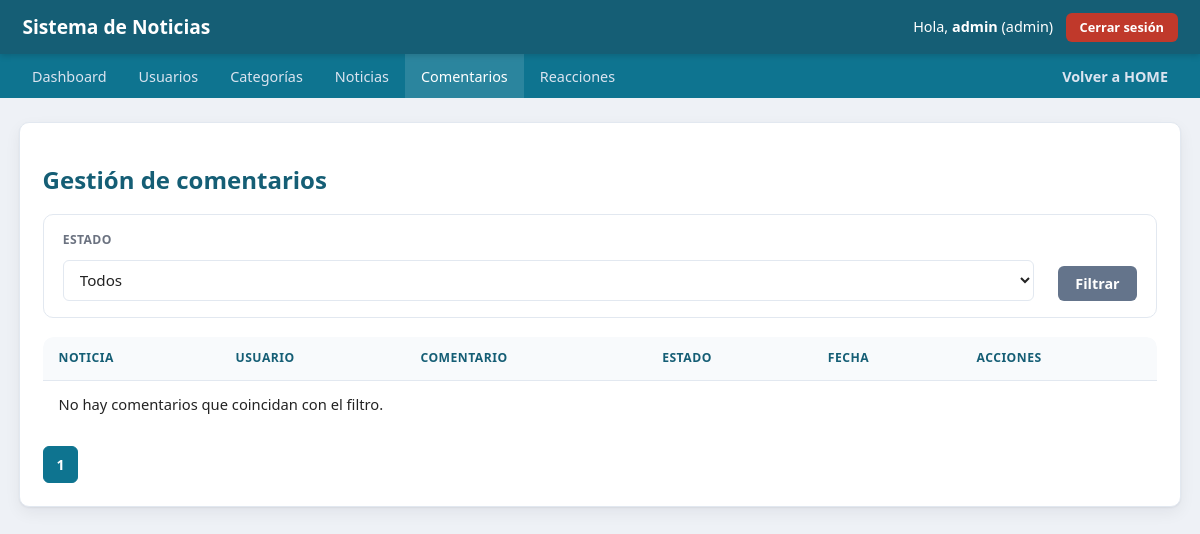
/views/admin/comments/list.php (signed in), run on an earlier commit of the app's database.
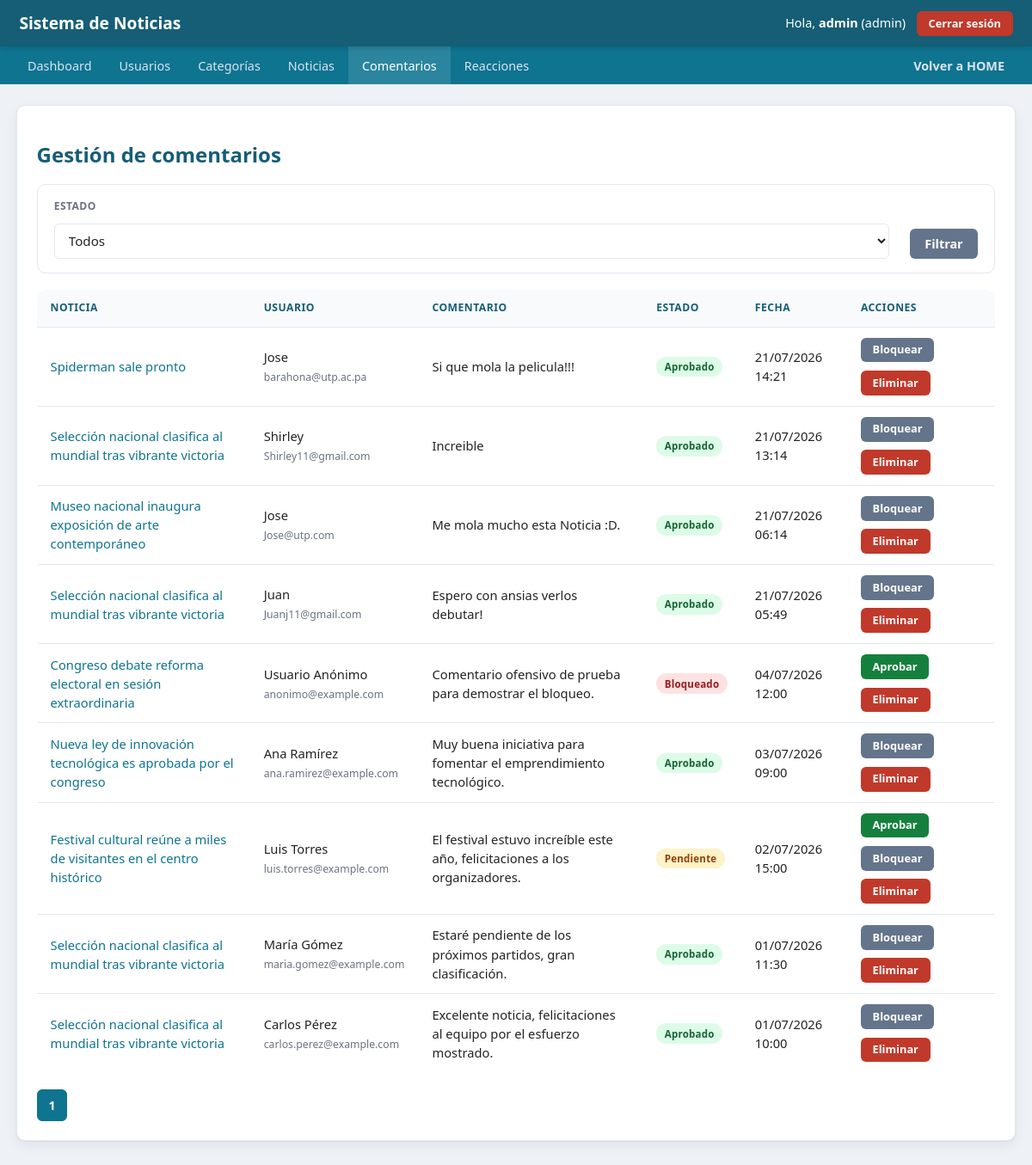
And on a later commit of the database.
### tables this page shows
CREATE TABLE IF NOT EXISTS `comentarios` (
  `id` int UNSIGNED NOT NULL AUTO_INCREMENT,
  `id_noticia` int UNSIGNED NOT NULL,
  `id_usuario` int UNSIGNED DEFAULT NULL,
  `nombre_usuario` varchar(100) NOT NULL,
  `email` varchar(150) NOT NULL,
  `comentario` text NOT NULL,
  `estado` enum('pendiente','aprobado','bloqueado') NOT NULL DEFAULT 'pendiente',
  `respuesta` text COMMENT 'Respuesta del administrador',
  `id_usuario_admin` int UNSIGNED DEFAULT NULL,
  `created_at` datetime NOT NULL DEFAULT CURRENT_TIMESTAMP,
  PRIMARY KEY (`id`),
  KEY `fk_comentarios_admin` (`id_usuario_admin`),
  KEY `idx_comentarios_estado` (`estado`),
  KEY `idx_comentarios_noticia` (`id_noticia`),
  KEY `fk_comentarios_usuario` (`id_usuario`)
);

CREATE TABLE IF NOT EXISTS `noticias` (
  `id` int UNSIGNED NOT NULL AUTO_INCREMENT,
  `titulo` varchar(200) NOT NULL,
  `contenido` text NOT NULL,
  `id_usuario` int UNSIGNED NOT NULL COMMENT 'Usuario que creó la noticia',
  `autor` varchar(120) DEFAULT NULL COMMENT 'Autor visible (opcional, distinto del usuario del sistema)',
  `video_url` varchar(255) DEFAULT NULL COMMENT 'Enlace embebible de YouTube/Vimeo (opcional)',
  `id_categoria` int UNSIGNED NOT NULL,
  `publicado` tinyint(1) NOT NULL DEFAULT '0',
  `activo` tinyint(1) NOT NULL DEFAULT '1' COMMENT 'Baja lógica',
  `firma_digital` varchar(64) NOT NULL COMMENT 'HMAC-SHA256 de integridad',
  `created_at` datetime NOT NULL DEFAULT CURRENT_TIMESTAMP,
  `updated_at` datetime DEFAULT NULL ON UPDATE CURRENT_TIMESTAMP,
  PRIMARY KEY (`id`),
  KEY `fk_noticias_usuario` (`id_usuario`),
  KEY `idx_noticias_publicado_activo` (`publicado`,`activo`),
  KEY `idx_noticias_categoria` (`id_categoria`),
  KEY `idx_noticias_fecha` (`created_at`)
);

### config/bootstrap.php (called while the page is built, shortened)
<?php
require_once ROOT_PATH . '/core/Database.php';
require_once ROOT_PATH . '/core/Validator.php';
require_once ROOT_PATH . '/core/BaseModel.php';
require_once ROOT_PATH . '/helpers/functions.php';
spl_autoload_register(function (string $class) {
    $paths = [
        ROOT_PATH . "/models/{$class}.php",
        ROOT_PATH . "/controllers/{$class}.php",
    ];
    foreach ($paths as $path) {
        if (file_exists($path)) {
            return;
        }
    }
});

### config/database.php (called while the page is built)
<?php
return [
    'driver'   => 'mysql',
    'host'     => '127.0.0.1',
    'port'     => '3306',
    'database' => 'sistema_noticias',
    'username' => 'root',
    'password' => '',
    'charset'  => 'utf8mb4',
];

### core/Database.php (called while the page is built, shortened)
<?php
class Database
{
    private static ?Database $instance = null;
    private PDO $connection;
    private function __construct()
    {
        $config = require ROOT_PATH . '/config/database.php';
        $dsn = sprintf(
            '%s:host=%s;port=%s;dbname=%s;charset=%s',
            $config['driver'],
            $config['host'],
            $config['port'],
            $config['database'],
            $config['charset']
        );
        try {
            $this->connection = new PDO($dsn, $config['username'], $config['password'], [
                PDO::ATTR_ERRMODE            => PDO::ERRMODE_EXCEPTION,
                PDO::ATTR_DEFAULT_FETCH_MODE => PDO::FETCH_ASSOC,
                PDO::ATTR_EMULATE_PREPARES   => false,
            ]);
        } catch (PDOException $e) {
            throw new RuntimeException('No fue posible conectar a la base de datos.');
        }
    }
    public static function getInstance(): Database
    {
        if (self::$instance === null) {
            self::$instance = new self();
        }
        return self::$instance;
    }
    public function getConnection(): PDO
    {
        return $this->connection;
    }
}

### core/Validator.php (called while the page is built, shortened)
<?php
class Validator
{
    public static function sanitizeString(?string $value): string
    {
        $value = trim($value ?? '');
        $value = strip_tags($value);
        return $value;
    }
}

### controllers/CommentController.php (called while the page is built, shortened)
<?php
class CommentController extends BaseController
{
    private CommentModel $commentModel;
    public function __construct(bool $requireAdmin = true)
    {
        $this->commentModel = new CommentModel();
    }
    public function listPaginated(array $filters, int $page, int $perPage = 10): array
    {
        $page = max(1, $page);
        $offset = ($page - 1) * $perPage;
        $items = $this->commentModel->filter($filters, $perPage, $offset);
        $total = $this->commentModel->countFilter($filters);
        return [
            'items' => $items,
            'total' => $total,
            'page' => $page,
            'totalPages' => max(1, (int) ceil($total / $perPage)),
        ];
    }
}

### models/CommentModel.php (called while the page is built, shortened)
<?php
class CommentModel extends BaseModel
{
    public function filter(array $filters, int $limit, int $offset): array
    {
        [$where, $params] = $this->buildWhere($filters);
        $sql = "SELECT c.*, n.titulo AS noticia_titulo
                FROM comentarios c
                INNER JOIN noticias n ON n.id = c.id_noticia
                {$where}
                ORDER BY c.created_at DESC
                LIMIT :limit OFFSET :offset";
        $stmt = $this->db->prepare($sql);
        $stmt->bindValue('limit', $limit, PDO::PARAM_INT);
        $stmt->bindValue('offset', $offset, PDO::PARAM_INT);
        $stmt->execute();
        return $stmt->fetchAll();
    }
    public function countFilter(array $filters): int
    {
        [$where, $params] = $this->buildWhere($filters);
        $sql = "SELECT COUNT(*) AS total FROM comentarios c INNER JOIN noticias n ON n.id = c.id_noticia {$where}";
        $stmt = $this->db->prepare($sql);
        $stmt->execute($params);
        return (int) $stmt->fetch()['total'];
    }
    private function buildWhere(array $filters): array
    {
        $clauses = [];
        $params = [];
        $where = $clauses ? ('WHERE ' . implode(' AND ', $clauses)) : '';
        return [$where, $params];
    }
}

### core/BaseModel.php (called while the page is built, shortened)
<?php
abstract class BaseModel implements CrudInterface
{
    public function __construct()
    {
        $this->db = Database::getInstance()->getConnection();
    }
}

### helpers/functions.php (called while the page is built, shortened)
<?php
if (!function_exists('e')) {
    function e(?string $value): string
    {
        return htmlspecialchars($value ?? '', ENT_QUOTES, 'UTF-8');
    }
}
if (!function_exists('truncate')) {
    function truncate(string $text, int $length = 100): string
    {
        $plain = trim(strip_tags($text));
        if (mb_strlen($plain) <= $length) {
            return $plain;
        }
        return mb_substr($plain, 0, $length) . '...';
    }
}
if (!function_exists('formatDate')) {
    function formatDate(?string $date, string $format = 'd/m/Y H:i'): string
    {
        return (new DateTime($date))->format($format);
    }
}
if (!function_exists('buildPaginationLinks')) {
    function buildPaginationLinks(int $currentPage, int $totalPages): array
    {
        return range(max(1, $currentPage - 2), min($totalPages, $currentPage + 2));
    }
}

### views/admin/comments/list.php (the view, shortened to what the changed rows need)
<?php
require_once __DIR__ . '/../../../config/bootstrap.php';
$controller = new CommentController();
$filters = ['estado' => Validator::sanitizeString($_GET['estado'] ?? '')];
$filters = array_filter($filters, fn($v) => $v !== '');
$page = (int) ($_GET['page'] ?? 1);
$result = $controller->listPaginated($filters, $page, 10);
require ROOT_PATH . '/views/partials/admin_header.php';
require ROOT_PATH . '/views/partials/admin_menu.php';
?>
<div class="card">
    <h1>Gestión de comentarios</h1>
    <div class="table-responsive">
        <table>
            <thead>
                <tr><th>Noticia</th><th>Usuario</th><th>Comentario</th><th>Estado</th><th>Fecha</th><th>Acciones</th></tr>
            </thead>
            <tbody>
                <?php if (empty($result['items'])): ?>
                    <tr><td colspan="6">No hay comentarios que coincidan con el filtro.</td></tr>
                <?php endif; ?>
                <?php foreach ($result['items'] as $comment): ?>
                    <tr>
                        <td data-label="Noticia"><a href="<?= BASE_URL ?>/views/admin/news/detail.php?id=<?= (int) $comment['id_noticia'] ?>"><?= e($comment['noticia_titulo']) ?></a></td>
                        <td data-label="Usuario"><?= e($comment['nombre_usuario']) ?><br><small style="color:#6b7280"><?= e($comment['email']) ?></small></td>
                        <td data-label="Comentario"><?= e(truncate($comment['comentario'], 80)) ?></td>
                        <td data-label="Estado">
                            <?php
                            $estadoBadge = ['pendiente' => 'badge-warning', 'aprobado' => 'badge-success', 'bloqueado' => 'badge-danger'];
                            ?>
                            <span class="badge <?= $estadoBadge[$comment['estado']] ?? 'badge-muted' ?>"><?= e(ucfirst($comment['estado'])) ?></span>
                        </td>
                        <td data-label="Fecha"><?= formatDate($comment['created_at']) ?></td>
                        <td data-label="Acciones">
                            <div class="actions">
                                <?php if ($comment['estado'] !== 'aprobado'): ?>
                                    <form method="post" action="<?= BASE_URL ?>/views/admin/comments/list.php?<?= http_build_query($_GET) ?>">
                                        <button type="submit" class="btn btn-small btn-success">Aprobar</button>
                                    </form>
                                <?php endif; ?>
                                <?php if ($comment['estado'] !== 'bloqueado'): ?>
                                    <form method="post" action="<?= BASE_URL ?>/views/admin/comments/list.php?<?= http_build_query($_GET) ?>">
                                        <button type="submit" class="btn btn-small btn-secondary">Bloquear</button>
                                    </form>
                                <?php endif; ?>
                                <form method="post" action="<?= BASE_URL ?>/views/admin/comments/list.php?<?= http_build_query($_GET) ?>" data-confirm="¿Eliminar este comentario?">
                                    <button type="submit" class="btn btn-small btn-danger">Eliminar</button>
                                </form>
                            </div>
                        </td>
                    </tr>
                <?php endforeach; ?>
            </tbody>
        </table>
    </div>
    <div class="pagination">
        <?php $qs = $_GET; foreach (buildPaginationLinks($result['page'], $result['totalPages']) as $p): $qs['page'] = $p; ?>
            <?php if ($p === $result['page']): ?>
                <span class="current"><?= $p ?></span>
            <?php else: ?>
                <a href="?<?= http_build_query($qs) ?>"><?= $p ?></a>
            <?php endif; ?>
        <?php endforeach; ?>
    </div>
</div>
<?php require ROOT_PATH . '/views/partials/admin_footer.php'; ?>

What changed in the data, as far as the page shows it:
added comentarios: id_noticia.titulo "Spiderman sale pronto", nombre_usuario "Jose", email "barahona@utp.ac.pa", comentario "Si que mola la pelicula!!!", estado "Aprobado", created_at "21/07/2026 14:21"
added comentarios: id_noticia.titulo "Selección nacional clasifica al mundial tras vibrante victoria", nombre_usuario "Shirley", email "Shirley11@gmail.com", comentario "Increible", estado "Aprobado", created_at "21/07/2026 13:14"
added comentarios: id_noticia.titulo "Museo nacional inaugura exposición de arte contemporáneo", nombre_usuario "Jose", email "Jose@utp.com", comentario "Me mola mucho esta Noticia :D.", estado "Aprobado", created_at "21/07/2026 06:14"
added comentarios: id_noticia.titulo "Selección nacional clasifica al mundial tras vibrante victoria", nombre_usuario "Juan", email "Juanj11@gmail.com", comentario "Espero con ansias verlos debutar!", estado "Aprobado", created_at "21/07/2026 05:49"
added comentarios: id_noticia.titulo "Congreso debate reforma electoral en sesión extraordinaria", nombre_usuario "Usuario Anónimo", email "anonimo@example.com", comentario "Comentario ofensivo de prueba para demostrar el bloqueo.", estado "Bloqueado", created_at "04/07/2026 12:00"
added comentarios: id_noticia.titulo "Nueva ley de innovación tecnológica es aprobada por el congreso", nombre_usuario "Ana Ramírez", email "ana.ramirez@example.com", comentario "Muy buena iniciativa para fomentar el emprendimiento tecnológico.", estado "Aprobado", created_at "03/07/2026 09:00"
added comentarios: id_noticia.titulo "Festival cultural reúne a miles de visitantes en el centro histórico", nombre_usuario "Luis Torres", email "luis.torres@example.com", comentario "El festival estuvo increíble este año, felicitaciones a los organizadores.", estado "Pendiente", created_at "02/07/2026 15:00"
added comentarios: id_noticia.titulo "Selección nacional clasifica al mundial tras vibrante victoria", nombre_usuario "María Gómez", email "maria.gomez@example.com", comentario "Estaré pendiente de los próximos partidos, gran clasificación.", estado "Aprobado", created_at "01/07/2026 11:30"
added comentarios: id_noticia.titulo "Selección nacional clasifica al mundial tras vibrante victoria", nombre_usuario "Carlos Pérez", email "carlos.perez@example.com", comentario "Excelente noticia, felicitaciones al equipo por el esfuerzo mostrado.", estado "Aprobado", created_at "01/07/2026 10:00"
Also different on the page:
text no longer shown: "No hay comentarios que coincidan con el filtro."
